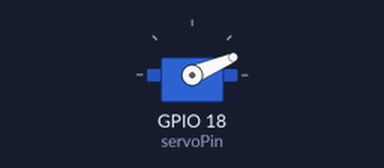
The sketch below on a simulated ESP32. Parts: servo.

Above: at 0.05 s.
At 0.7 s:
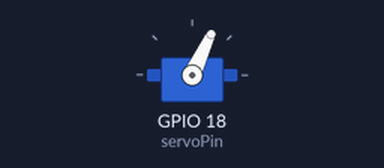
At 1.4 s:
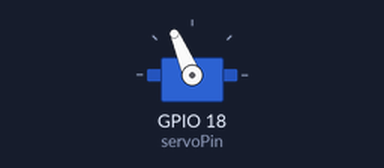
At 2.8 s:
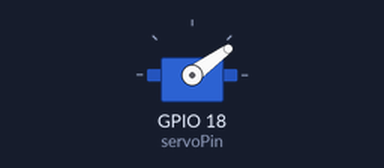
Timing chart, 0 to 7.0 s (numbered marks = the images above):
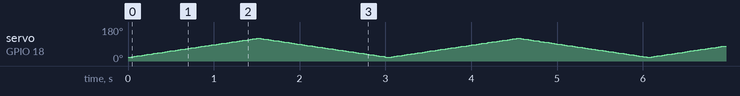

The sketch:

ESP32_Servo_Motor.ino
```cpp
#include <ESP32Servo.h>

Servo myservo;  // create servo object to control a servo
int pos = 0;    // variable to store the servo position

int servoPin = 18;


void setup() {
  myservo.attach(servoPin);  // attaches the servo on pin 18 to the servo object
  Serial.begin(9600);
}

void loop() {

  for (pos = 20; pos <= 120; pos += 1) {  // goes from 0 degrees to 180 degrees
    // in steps of 1 degree
    myservo.write(pos);  // tell servo to go to position in variable 'pos'
    delay(15);           // waits 15ms for the servo to reach the position
  }
  for (pos = 120; pos >= 20; pos -= 1) {  // goes from 180 degrees to 0 degrees
    myservo.write(pos);                  // tell servo to go to position in variable 'pos'
    delay(15);                           // waits 15ms for the servo to reach the position
  }
}
```
